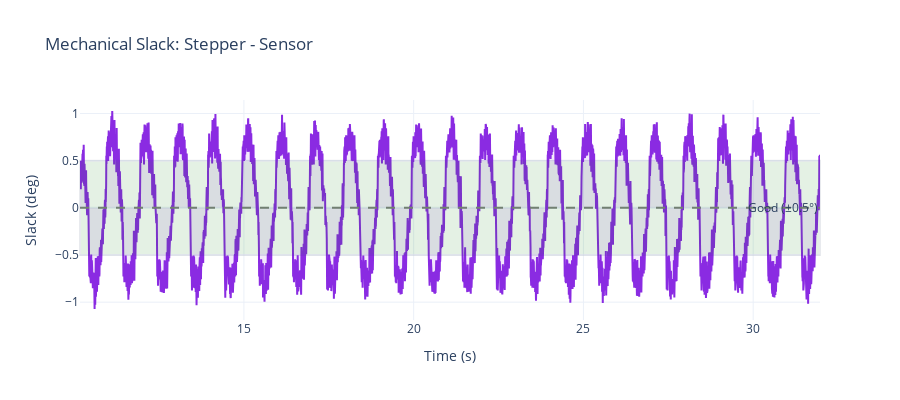

Notebook code cell kept with this figure:
### Markdown cell above
## Mechanical Slack (Error)

### Code cell
# Mechanical slack = stepper - sensor
fig2 = go.Figure()

fig2.add_trace(go.Scatter(
    x=df['time_s'], y=df['mech_slack'],
    name='Mechanical Slack', mode='lines',
    line=dict(color='rgb(138, 43, 226)', width=2),
    fill='tozeroy', fillcolor='rgba(138, 43, 226, 0.1)'
))

fig2.add_hline(y=0, line_dash="dash", line_color="gray")
fig2.add_hrect(y0=-0.5, y1=0.5, fillcolor="green", opacity=0.1,
               annotation_text="Good (±0.5°)", annotation_position="right")

fig2.update_layout(
    title='Mechanical Slack: Stepper - Sensor',
    xaxis_title='Time (s)',
    yaxis_title='Slack (deg)',
    height=400,
    hovermode='x unified',
    template='plotly_white'
)

fig2.show()

### Figure 1 — Plotly figure (JSON) as saved in the notebook; plotly's stock layout.template omitted (floating-point values rounded to 4 significant figures; data arrays with more than 128 entries replaced by an {"elided": "..."} marker saying what was removed)
{"data": [{"fill": "tozeroy", "fillcolor": "rgba(138, 43, 226, 0.1)", "line": {"color": "rgb(138, 43, 226)", "width": 2}, "mode": "lines", "name": "Mechanical Slack", "type": "scatter", "x": {"elided": "4355 float values"}, "y": {"elided": "4355 float values"}}], "layout": {"annotations": [{"showarrow": false, "text": "Good (±0.5°)", "x": 1, "xanchor": "right", "xref": "x domain", "y": 0, "yanchor": "middle", "yref": "y"}], "height": 400, "hovermode": "x unified", "shapes": [{"line": {"color": "gray", "dash": "dash"}, "type": "line", "x0": 0, "x1": 1, "xref": "x domain", "y0": 0, "y1": 0, "yref": "y"}, {"fillcolor": "green", "opacity": 0.1, "type": "rect", "x0": 0, "x1": 1, "xref": "x domain", "y0": -0.5, "y1": 0.5, "yref": "y"}], "title": {"text": "Mechanical Slack: Stepper - Sensor"}, "xaxis": {"title": {"text": "Time (s)"}}, "yaxis": {"title": {"text": "Slack (deg)"}}}}
